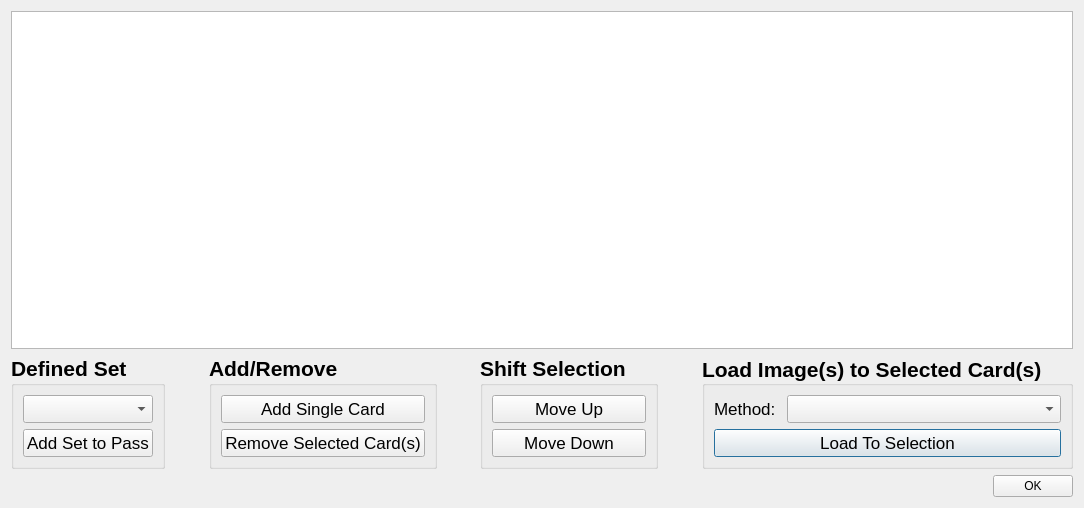
<?xml version="1.0" encoding="UTF-8"?>
<ui version="4.0">
 <class>Dialog</class>
 <widget class="QDialog" name="Dialog">
  <property name="geometry">
   <rect>
    <x>0</x>
    <y>0</y>
    <width>1084</width>
    <height>508</height>
   </rect>
  </property>
  <property name="windowTitle">
   <string>Card Manager</string>
  </property>
  <layout class="QVBoxLayout" name="verticalLayout_3">
   <item>
    <widget class="QTableView" name="tableView">
     <property name="sizePolicy">
      <sizepolicy hsizetype="Expanding" vsizetype="Expanding">
       <horstretch>0</horstretch>
       <verstretch>0</verstretch>
      </sizepolicy>
     </property>
     <property name="dragDropMode">
      <enum>QAbstractItemView::InternalMove</enum>
     </property>
     <property name="defaultDropAction">
      <enum>Qt::MoveAction</enum>
     </property>
     <property name="alternatingRowColors">
      <bool>true</bool>
     </property>
     <property name="selectionBehavior">
      <enum>QAbstractItemView::SelectRows</enum>
     </property>
    </widget>
   </item>
   <item>
    <layout class="QHBoxLayout" name="horizontalLayout">
     <item>
      <widget class="QGroupBox" name="groupBox">
       <property name="sizePolicy">
        <sizepolicy hsizetype="Preferred" vsizetype="Preferred">
         <horstretch>0</horstretch>
         <verstretch>0</verstretch>
        </sizepolicy>
       </property>
       <property name="font">
        <font>
         <pointsize>16</pointsize>
         <weight>75</weight>
         <bold>true</bold>
        </font>
       </property>
       <property name="title">
        <string>Defined Set</string>
       </property>
       <layout class="QVBoxLayout" name="verticalLayout">
        <item>
         <widget class="QComboBox" name="comboBoxDefinedSet">
          <property name="font">
           <font>
            <pointsize>13</pointsize>
            <weight>50</weight>
            <bold>false</bold>
           </font>
          </property>
         </widget>
        </item>
        <item>
         <widget class="QPushButton" name="buttonAddSet">
          <property name="sizePolicy">
           <sizepolicy hsizetype="Minimum" vsizetype="Fixed">
            <horstretch>0</horstretch>
            <verstretch>0</verstretch>
           </sizepolicy>
          </property>
          <property name="font">
           <font>
            <pointsize>13</pointsize>
            <weight>50</weight>
            <bold>false</bold>
           </font>
          </property>
          <property name="text">
           <string>Add Set to Pass</string>
          </property>
         </widget>
        </item>
       </layout>
      </widget>
     </item>
     <item>
      <spacer name="horizontalSpacer_2">
       <property name="orientation">
        <enum>Qt::Horizontal</enum>
       </property>
       <property name="sizeHint" stdset="0">
        <size>
         <width>40</width>
         <height>20</height>
        </size>
       </property>
      </spacer>
     </item>
     <item>
      <widget class="QGroupBox" name="groupBox_2">
       <property name="sizePolicy">
        <sizepolicy hsizetype="Maximum" vsizetype="Preferred">
         <horstretch>0</horstretch>
         <verstretch>0</verstretch>
        </sizepolicy>
       </property>
       <property name="font">
        <font>
         <pointsize>16</pointsize>
         <weight>75</weight>
         <bold>true</bold>
        </font>
       </property>
       <property name="title">
        <string>Add/Remove</string>
       </property>
       <layout class="QVBoxLayout" name="verticalLayout_5">
        <item>
         <widget class="QPushButton" name="buttonAddCard">
          <property name="font">
           <font>
            <pointsize>13</pointsize>
            <weight>50</weight>
            <bold>false</bold>
           </font>
          </property>
          <property name="text">
           <string>Add Single Card</string>
          </property>
          <property name="checkable">
           <bool>false</bool>
          </property>
         </widget>
        </item>
        <item>
         <widget class="QPushButton" name="buttonRemoveCard">
          <property name="font">
           <font>
            <pointsize>13</pointsize>
            <weight>50</weight>
            <bold>false</bold>
           </font>
          </property>
          <property name="text">
           <string>Remove Selected Card(s)</string>
          </property>
         </widget>
        </item>
       </layout>
      </widget>
     </item>
     <item>
      <spacer name="horizontalSpacer_3">
       <property name="orientation">
        <enum>Qt::Horizontal</enum>
       </property>
       <property name="sizeHint" stdset="0">
        <size>
         <width>40</width>
         <height>20</height>
        </size>
       </property>
      </spacer>
     </item>
     <item>
      <widget class="QGroupBox" name="groupBox_3">
       <property name="sizePolicy">
        <sizepolicy hsizetype="Preferred" vsizetype="Preferred">
         <horstretch>0</horstretch>
         <verstretch>0</verstretch>
        </sizepolicy>
       </property>
       <property name="font">
        <font>
         <pointsize>16</pointsize>
         <weight>75</weight>
         <bold>true</bold>
        </font>
       </property>
       <property name="title">
        <string>Shift Selection</string>
       </property>
       <layout class="QVBoxLayout" name="verticalLayout_6">
        <item>
         <widget class="QPushButton" name="buttonUp">
          <property name="font">
           <font>
            <pointsize>13</pointsize>
            <weight>50</weight>
            <bold>false</bold>
           </font>
          </property>
          <property name="text">
           <string>Move Up</string>
          </property>
         </widget>
        </item>
        <item>
         <widget class="QPushButton" name="buttonDown">
          <property name="font">
           <font>
            <pointsize>13</pointsize>
            <weight>50</weight>
            <bold>false</bold>
           </font>
          </property>
          <property name="text">
           <string>Move Down</string>
          </property>
         </widget>
        </item>
       </layout>
      </widget>
     </item>
     <item>
      <spacer name="horizontalSpacer">
       <property name="orientation">
        <enum>Qt::Horizontal</enum>
       </property>
       <property name="sizeHint" stdset="0">
        <size>
         <width>40</width>
         <height>20</height>
        </size>
       </property>
      </spacer>
     </item>
     <item>
      <widget class="QGroupBox" name="groupBox_4">
       <property name="sizePolicy">
        <sizepolicy hsizetype="Maximum" vsizetype="Preferred">
         <horstretch>0</horstretch>
         <verstretch>0</verstretch>
        </sizepolicy>
       </property>
       <property name="font">
        <font>
         <pointsize>16</pointsize>
         <weight>75</weight>
         <bold>true</bold>
        </font>
       </property>
       <property name="title">
        <string>Load Image(s) to Selected Card(s)</string>
       </property>
       <property name="alignment">
        <set>Qt::AlignLeading|Qt::AlignLeft|Qt::AlignVCenter</set>
       </property>
       <layout class="QVBoxLayout" name="verticalLayout_2">
        <item>
         <layout class="QHBoxLayout" name="horizontalLayout_2">
          <item>
           <widget class="QLabel" name="label">
            <property name="font">
             <font>
              <pointsize>13</pointsize>
              <weight>50</weight>
              <bold>false</bold>
             </font>
            </property>
            <property name="text">
             <string>Method: </string>
            </property>
           </widget>
          </item>
          <item>
           <widget class="QComboBox" name="comboBoxLoadMethod">
            <property name="sizePolicy">
             <sizepolicy hsizetype="Expanding" vsizetype="Preferred">
              <horstretch>0</horstretch>
              <verstretch>0</verstretch>
             </sizepolicy>
            </property>
            <property name="font">
             <font>
              <pointsize>13</pointsize>
              <weight>50</weight>
              <bold>false</bold>
             </font>
            </property>
            <property name="sizeAdjustPolicy">
             <enum>QComboBox::AdjustToContents</enum>
            </property>
           </widget>
          </item>
         </layout>
        </item>
        <item>
         <widget class="QPushButton" name="buttonLoad">
          <property name="sizePolicy">
           <sizepolicy hsizetype="Preferred" vsizetype="Fixed">
            <horstretch>0</horstretch>
            <verstretch>0</verstretch>
           </sizepolicy>
          </property>
          <property name="font">
           <font>
            <pointsize>13</pointsize>
            <weight>50</weight>
            <bold>false</bold>
           </font>
          </property>
          <property name="text">
           <string>Load To Selection</string>
          </property>
          <property name="default">
           <bool>true</bool>
          </property>
         </widget>
        </item>
       </layout>
      </widget>
     </item>
    </layout>
   </item>
   <item>
    <widget class="QDialogButtonBox" name="buttonBox">
     <property name="orientation">
      <enum>Qt::Horizontal</enum>
     </property>
     <property name="standardButtons">
      <set>QDialogButtonBox::Ok</set>
     </property>
     <property name="centerButtons">
      <bool>false</bool>
     </property>
    </widget>
   </item>
  </layout>
 </widget>
 <resources/>
 <connections/>
</ui>
